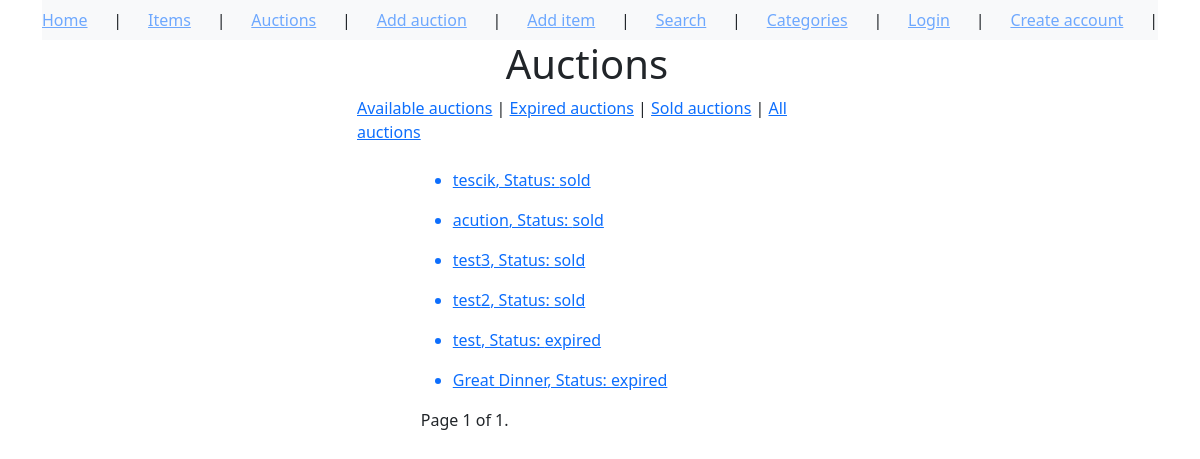
The page /auctions/ on the database as committed earlier.
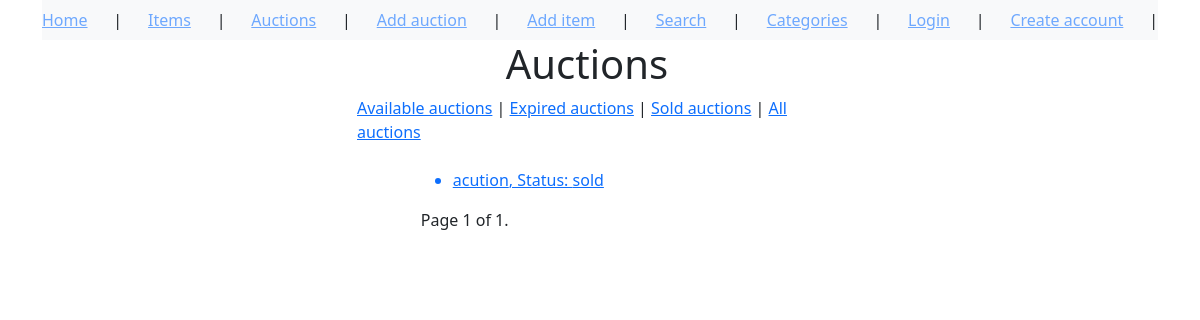
The same page on the database as committed later.
### auctions/models.py (models this page shows, shortened)
class Auction(models.Model):
    CHOICES = (
        ('available', 'available'),
        ('expired', 'expired'),
        ('sold', 'sold'),
    )
    id = models.UUIDField(
        default=uuid.uuid4,
        unique=True,
        primary_key=True,
        editable=False
    )
    name = models.CharField(max_length=255)
    item = models.ForeignKey(Item, on_delete=models.CASCADE)
    min_price = models.DecimalField(max_digits=10, decimal_places=2)
    buy_now_price = models.DecimalField(max_digits=10, decimal_places=2, null=True, blank=True)
    end_date = models.DateTimeField()
    seller = models.ForeignKey(User, on_delete=models.CASCADE, related_name='seller')
    buyer = models.ForeignKey(User, on_delete=models.CASCADE, blank=True, related_name='buyer', null=True)
    status = models.CharField(choices=CHOICES, default='available', max_length=64)

### auctions/views.py (the view)
# urls.py: path('auctions/', auctions.AuctionsList.as_view()),
class AuctionsList(ListView):
    model = Auction
    context_object_name = 'auctions'
    paginate_by = 10
    ordering = '-end_date'
    def get_context_data(self, **kwargs):
        context = super().get_context_data(**kwargs)    # Get default context data
        for auction in context['auctions']:
            if auction.status == 'available':
                if auction.end_date < timezone.now():   # Check if end date is past
                    auction.status = 'expired'
                    auction.save()
                if auction.end_date < timezone.now() and auction.bid_set.count() > 0:
                    auction.status = 'sold'
                    auction.save()
        return context
    def get_template_names(self, **kwargs):
        status = self.request.GET.get('status')     # Get status parameter from the request
        if status == 'expired':
            return 'auctions/expired_auction_list.html'
        elif status == 'available':
            return 'auctions/available_auction_list.html'
        elif status == 'sold':
            return 'auctions/sold_auction_list.html'
        else:
            return 'auctions/auction_list.html'

### templates/auctions/auction_list.html (shortened to what this page needs)
{% extends 'auctions/base_template.html' %}
{% block content %}
<div id="content", name="content", class="main">
    <div class="row justify-content-center">
        <div class="col-5">
<h1>Auctions</h1>
</div>
</div>
</div>
<div id="content", name="content", class="main">
    <div class="row justify-content-center">
        <div class="col-15">
<a href="/auctions/?status=available">Available auctions</a> |
<a href="/auctions/?status=expired">Expired auctions</a> |
<a href="/auctions/?status=sold">Sold auctions</a> |
<a href="/auctions">All auctions</a>
</div>
</div>
</div><br>
<div id="content", name="content", class="main">
    <div class="row justify-content-center">
        <div class="col-9">
{% for auction in auctions %}
<ul>
<a href="/auction/{{ auction.id }}"><li>{{ auction.name }}, Status: {{ auction.status }}</li></a>
</ul>
{% endfor %}
<div class="pagination">
    <span class="step-links">
        <span class="current">
            Page {{ page_obj.number }} of {{ page_obj.paginator.num_pages }}.
        </span>
    </span>
</div>
</div>
</div>
</div>
{% endblock %}

### templates/auctions/base_template.html (shortened to what this page needs)
<!DOCTYPE html>
<html lang="en">
<head>
    <link href="https://cdn.jsdelivr.net/npm/bootstrap@5.3.0-alpha3/dist/css/bootstrap.min.css" rel="stylesheet">
</head>
<body><div class="container">
    <nav class="navbar bg-light" data-bs-theme="dark">
        <a href="/home">Home</a> |
        <a href="/items">Items</a> |
        <a href="/auctions">Auctions</a> |
        <a href="/add-auction">Add auction</a> |
        <a href="/add-item">Add item</a> |
        <a href="/search">Search</a> |
        <a href="/categories">Categories</a> |
        {% if user.is_authenticated %}
            <a href="{% url 'account_logout' %}">Logout</a> |
            <a href="/user/{{ user.username }}">{{ user.username }}</a> |
        {% else %}
            <a href="{% url 'account_login' %}">Login</a> |
            <a href="{% url 'account_signup' %}">Create account</a> |
        {% endif %}
</nav>
</div>
<div id="content", name="content", class="main">
    <div class="row justify-content-center">
        <div class="col-5">
{% block content %}{% endblock %}
</div>
</div>
</div>
</body>
</html>

Rows that differ between the two databases and show on the page:
removed Auction: name "tescik", status "sold"
removed Auction: name "test3", status "sold"
removed Auction: name "test2", status "sold"
removed Auction: name "test", status "expired"
removed Auction: name "Great Dinner", status "expired"
